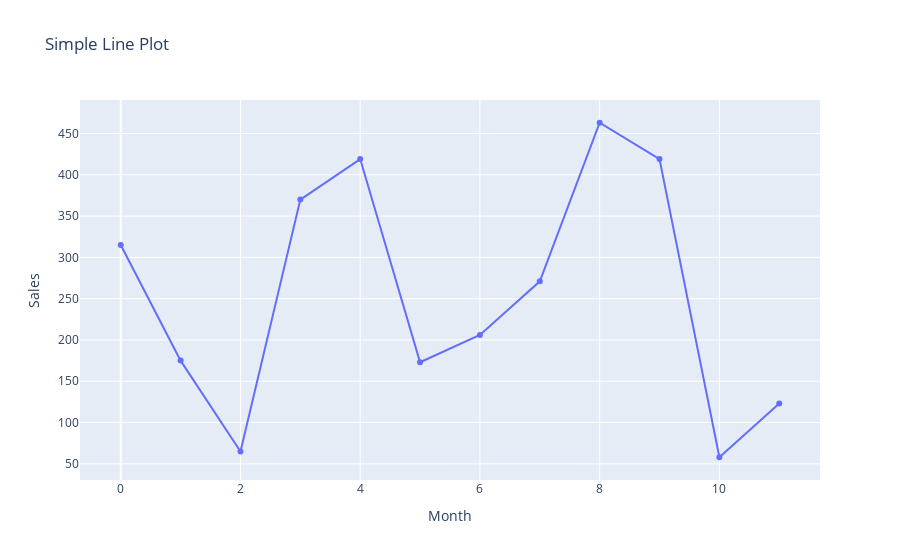

Notebook code for this chart:
### Code cell
fig = go.Figure(data = go.Scatter(x=x,y=y))
fig.update_layout(title='Simple Line Plot', xaxis_title = 'Month', yaxis_title = 'Sales')
fig.show()

### Figure 1 — Plotly figure (JSON) as saved in the notebook; plotly's stock layout.template omitted (floating-point values rounded to 4 significant figures)
{"data": [{"type": "scatter", "x": [0, 1, 2, 3, 4, 5, 6, 7, 8, 9, 10, 11], "y": [315, 175, 65, 370, 419, 173, 206, 271, 463, 419, 58, 123]}], "layout": {"autosize": true, "title": {"text": "Simple Line Plot"}, "xaxis": {"autorange": true, "range": [-0.7259, 11.73], "title": {"text": "Month"}, "type": "linear"}, "yaxis": {"autorange": true, "range": [24.58, 496.4], "title": {"text": "Sales"}, "type": "linear"}}}
